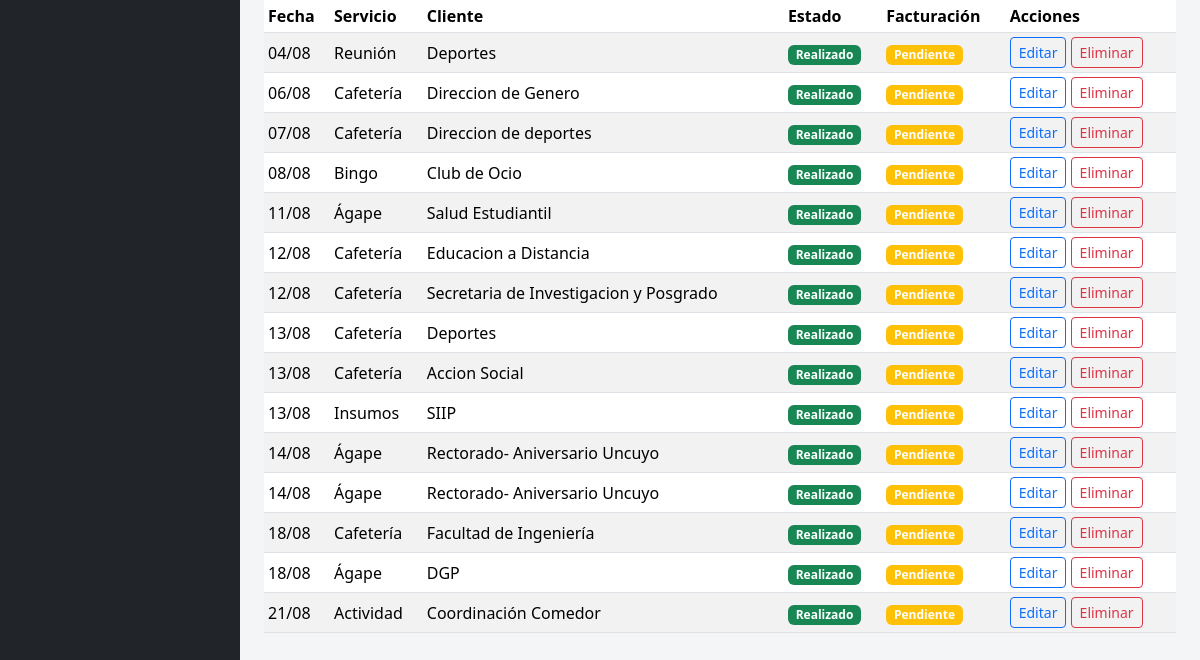
/agenda/ (lower part), run on an earlier commit of the app's database.
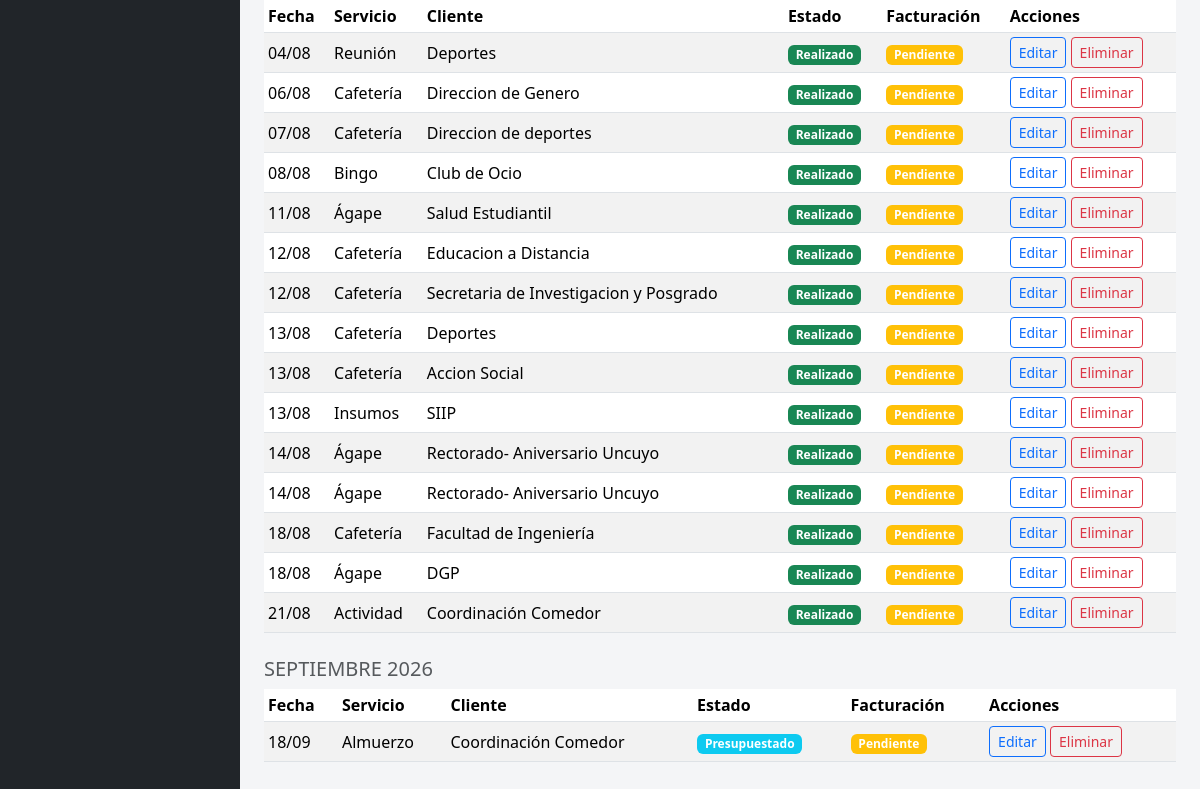
And on a later commit of the database.
### eventos/models.py (models this page shows, shortened)
class Evento(models.Model):
    ESTADO_FACTURACION = [
        ('pendiente', 'Pendiente'),
        ('facturado', 'Facturado'),
        ('cobrado', 'Cobrado'),
    ]
    ORIGEN = [
        ('interno', 'Interno'),
        ('externo', 'Externo'),
    ]
    ESTADO_EVENTO = [
        ('solicitud', 'Solicitud'),
        ('presupuestado', 'Presupuestado'),
        ('confirmado', 'Confirmado'),
        ('realizado', 'Realizado'),
        ('cancelado', 'Cancelado'),
    ]
    nombre = models.CharField(max_length=200)
    tipo = models.ForeignKey(TipoEvento, on_delete=models.PROTECT, null=True, blank=True)
    tipo_servicio = models.ForeignKey(TipoServicio, on_delete=models.PROTECT, null=True, blank=True)
    periodo = models.ForeignKey(Periodo, on_delete=models.PROTECT)
    origen = models.CharField(max_length=10, choices=ORIGEN, default='interno')
    fecha = models.DateField()
    cliente = models.CharField(max_length=200, blank=True)
    solicitante = models.CharField(max_length=200, blank=True)
    cantidad_personas = models.IntegerField(null=True, blank=True)
    cantidad_personas_celiaco = models.IntegerField(null=True, blank=True)
    costo = models.DecimalField(max_digits=12, decimal_places=2, default=0)
    precio_facturado = models.DecimalField(max_digits=12, decimal_places=2, default=0)
    estado_facturacion = models.CharField(max_length=10, choices=ESTADO_FACTURACION, default='pendiente')
    estado_evento = models.CharField(max_length=15, choices=ESTADO_EVENTO, default='presupuestado')
    nro_factura = models.CharField(max_length=50, blank=True)
    nro_recibo = models.CharField(max_length=50, blank=True)
    expediente = models.CharField(max_length=50, blank=True)
    nro_comprobante = models.CharField(max_length=50, blank=True)
    observaciones = models.TextField(blank=True)
    excluir_de_informe = models.BooleanField(
        default=False,
        help_text="Tildá esto si el costo/facturado de este evento tiene un error de carga conocido. "
                   "Se excluye de los totales normales y aparece en un apartado aparte del informe."
    )
    costo_ajustado = models.DecimalField(max_digits=12, decimal_places=2, null=True, blank=True)
    facturado_ajustado = models.DecimalField(max_digits=12, decimal_places=2, null=True, blank=True)
    nota_ajuste = models.TextField(blank=True, help_text="Explicación breve del error y la corrección.")
    importado_automaticamente = models.BooleanField(
        default=False,
        help_text="Si está tildado, este evento se reemplaza automáticamente la próxima vez que sincronices el Excel."
    )
    @property
    def color_estado_evento(self):
        mapa = {
            'solicitud': 'secondary',
            'presupuestado': 'info',
            'confirmado': 'primary',
            'realizado': 'success',
            'cancelado': 'danger',
        }
        return mapa.get(self.estado_evento, 'secondary')
    @property
    def color_estado_facturacion(self):
        mapa = {
            'pendiente': 'warning',
            'facturado': 'info',
            'cobrado': 'success',
        }
        return mapa.get(self.estado_facturacion, 'secondary')

class TipoServicio(models.Model):
    nombre = models.CharField(max_length=100, unique=True)
    permite_vegetariano = models.BooleanField(
        default=False,
        help_text="Tildá esto para Almuerzos, Ágapes, Cenas, etc. — habilita el menú vegetariano en presupuestos de este tipo."
    )
    class Meta:
        ordering = ['nombre']
    def __str__(self):
        return self.nombre

### eventos/views.py (the view)
# urls.py: path('agenda/', views.agenda, name='agenda'),
def agenda(request):
    periodo_id = request.GET.get('periodo')
    estado_id = request.GET.get('estado')
    periodos = Periodo.objects.all()
    eventos = Evento.objects.select_related('tipo_servicio', 'periodo').order_by('fecha')
    if periodo_id:
        eventos = eventos.filter(periodo_id=periodo_id)
    if estado_id:
        eventos = eventos.filter(estado_evento=estado_id)
    grupos = []
    for (anio, mes), eventos_del_mes in groupby(eventos, key=lambda e: (e.fecha.year, e.fecha.month)):
        grupos.append({
            'etiqueta': f'{MESES_ES[mes]} {anio}',
            'eventos': list(eventos_del_mes),
        })
    context = {
        'grupos': grupos,
        'periodos': periodos,
        'periodo_seleccionado': periodo_id,
        'estado_seleccionado': estado_id,
        'estados_evento': Evento.ESTADO_EVENTO,
    }
    return render(request, 'eventos/agenda.html', context)

### eventos/models.py (called while the page is built)
    def __str__(self):
        return f"{self.anio} - {self.semestre}° semestre"

### eventos/templates/eventos/agenda.html (shortened to what this page needs)
{% extends 'eventos/base.html' %}
{% block content %}
{% for grupo in grupos %}
<h5 class="mt-4 text-uppercase text-muted">{{ grupo.etiqueta }}</h5>
<table class="table table-sm table-striped align-middle">
    <thead>
        <tr>
            <th>Fecha</th><th>Servicio</th><th>Cliente</th><th>Estado</th><th>Facturación</th><th>Acciones</th>
        </tr>
    </thead>
    <tbody>
        {% for e in grupo.eventos %}
        <tr>
            <td>{{ e.fecha|date:"d/m" }}</td>
            <td>{{ e.tipo_servicio|default:"-" }}</td>
            <td>{{ e.cliente|default:"-" }}</td>
            <td><span class="badge bg-{{ e.color_estado_evento }}">{{ e.get_estado_evento_display }}</span></td>
            <td><span class="badge bg-{{ e.color_estado_facturacion }}">{{ e.get_estado_facturacion_display }}</span></td>
            <td>
                <a href="{% url 'evento_editar' e.pk %}" class="btn btn-sm btn-outline-primary">Editar</a>
                <a href="{% url 'evento_eliminar' e.pk %}" class="btn btn-sm btn-outline-danger">Eliminar</a>
            </td>
        </tr>
        {% endfor %}
    </tbody>
</table>
{% empty %}
<p class="text-muted">No hay eventos cargados para este filtro.</p>
{% endfor %}
{% endblock %}

What changed in the data, as far as the page shows it:
added Evento: fecha "18/09", tipo_servicio "Almuerzo", cliente "Coordinación Comedor", estado_evento "Presupuestado", estado_facturacion "Pendiente", shown under "SEPTIEMBRE 2026"
Also different on the page:
new list line: "SEPTIEMBRE 2026 Fecha Servicio Cliente Estado Facturación Acciones"
